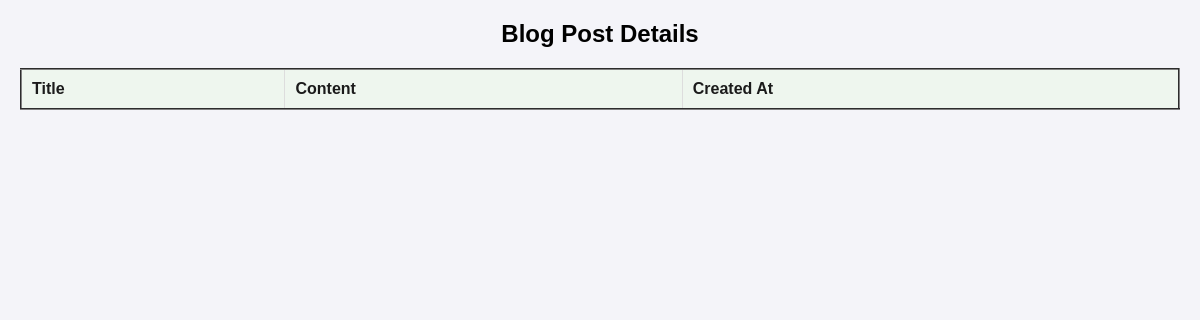
The app's page /display, older data.
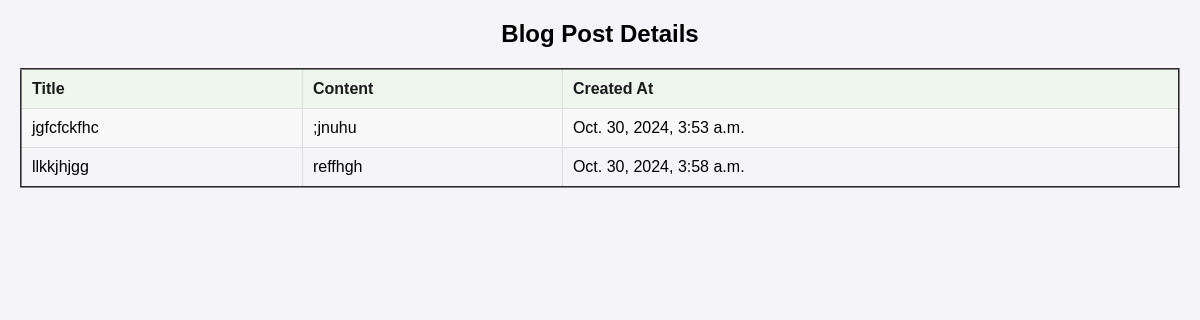
The same page, newer data.
### hospital/models.py (models this page shows, shortened)
class Post(models.Model):
    title = models.CharField(max_length=200)
    content = models.TextField()
    created_at = models.DateTimeField(auto_now_add=True)

### hospital/views.py (the view)
# urls.py: path('display', views.post_get, name='post_list'),
def post_get(request):
    posts = Post.objects.all()
    return render(request, "post_list.html", {'data': posts})

### template/post_list.html (shortened to what this page needs)
<!DOCTYPE html>
<html lang="en">
<head>
    {% load static %}
    <link rel="stylesheet" href="{% static 'css/post.css' %}">
</head>
<body>
    <h2>Blog Post Details</h2>
    <table border="2">
        <tr>
            <th>Title</th>
            <th>Content</th>
            <th>Created At</th>
        </tr>
        {% for post in data %}
        <tr>
            <td>{{ post.title }}</td>
            <td>{{ post.content }}</td>
            <td>{{ post.created_at }}</td>
        </tr>
        {% endfor %}
    </table>
</body>
</html>

Row changes from the older to the newer data that the page shows:
added Post: title "jgfcfckfhc", content ";jnuhu", created_at "Oct. 30, 2024, 3:53 a.m."
added Post: title "llkkjhjgg", content "reffhgh", created_at "Oct. 30, 2024, 3:58 a.m."
